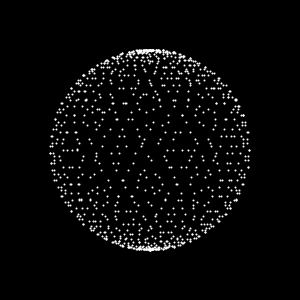
Frame 1 (no input)
Frame 60 (the mouse pressed at the canvas centre just before this capture): identical to frame 1, image omitted
Frame 120 (the mouse held since frame 60 and released just before this capture): identical to frame 1, image omitted

The Processing sketch that drew this single still picture (run headless with seeded random() and noise(); from frame 60 on, the mouse is pressed at the canvas centre):

// Processing sketch: star
// ── star.pde
class Star{
  float sx,x, sy, y,r,rate,ac;
  float bai,opt=0;
  Star(float x, float y, float ac, float r,float rate ){
    this.bai= cos(radians(ac));
    this.x = x;//原点のx座標
    this.sx=bai * r * cos(radians(rate) + (ac-90))+x;; //点のx座標
    this.y = y;//原点のy座標
    this.sy= r * sin(radians(ac))+y;//点のy座標
    this.r = r;//半径
    this.ac=ac;//設定θ
    this.rate = rate;//増分角度
    stroke(255);
    strokeWeight(2);
    point(sx,sy);
  }
  
  public void moveX(){
    rate += 1;
//    if(rate%(2*ac) > ac){
      sx = bai * r * cos(radians(rate) + (ac-90))+x;
//    }else{
//      sx = bai * r * cos(radians(rate%(2*ac))+(ac-90))+x;
//    }
    
    stroke(255);
    strokeWeight(2);
    point(sx,sy);
  }
}
int flag=1;
int pointNum = 1000;
Star[] a = new Star[pointNum];
void setup(){
  int i;
  size(300,300);
  background(0);
  for(i=0; i<pointNum; i++){
    a[i] = new Star(150,150,200+i*2,100,i+1);
  }
}

void draw(){
  int i;
  if(flag==-1){
      background(0);
    for(i=0; i<pointNum; i++){
       a[i].moveX();
    }
  }
}

void mouseClicked(){
  flag *= -1;
}
